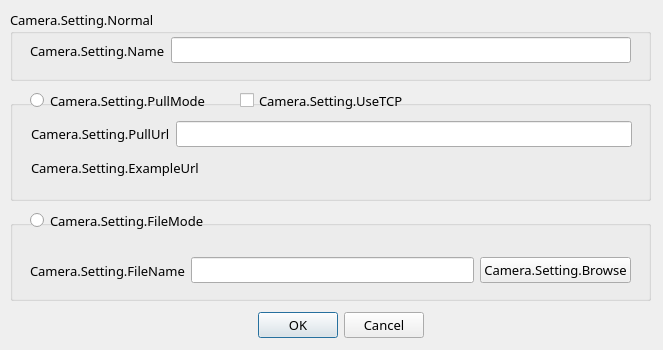
<?xml version="1.0" encoding="UTF-8"?>
<ui version="4.0">
 <class>DlgPush</class>
 <widget class="QDialog" name="DlgPush">
  <property name="windowModality">
   <enum>Qt::WindowModal</enum>
  </property>
  <property name="geometry">
   <rect>
    <x>0</x>
    <y>0</y>
    <width>663</width>
    <height>350</height>
   </rect>
  </property>
  <property name="font">
   <font>
    <family>新宋体</family>
    <pointsize>10</pointsize>
   </font>
  </property>
  <property name="windowTitle">
   <string>Camera.Setting.Title</string>
  </property>
  <property name="sizeGripEnabled">
   <bool>false</bool>
  </property>
  <property name="modal">
   <bool>false</bool>
  </property>
  <widget class="QDialogButtonBox" name="buttonBox">
   <property name="geometry">
    <rect>
     <x>250</x>
     <y>310</y>
     <width>181</width>
     <height>31</height>
    </rect>
   </property>
   <property name="layoutDirection">
    <enum>Qt::LeftToRight</enum>
   </property>
   <property name="orientation">
    <enum>Qt::Horizontal</enum>
   </property>
   <property name="standardButtons">
    <set>QDialogButtonBox::Cancel|QDialogButtonBox::Ok</set>
   </property>
   <property name="centerButtons">
    <bool>true</bool>
   </property>
  </widget>
  <widget class="QGroupBox" name="groupBox">
   <property name="geometry">
    <rect>
     <x>10</x>
     <y>10</y>
     <width>641</width>
     <height>71</height>
    </rect>
   </property>
   <property name="title">
    <string>Camera.Setting.Normal</string>
   </property>
   <widget class="QWidget" name="">
    <property name="geometry">
     <rect>
      <x>20</x>
      <y>20</y>
      <width>601</width>
      <height>41</height>
     </rect>
    </property>
    <layout class="QHBoxLayout" name="horizontalLayout_3">
     <item>
      <widget class="QLabel" name="label">
       <property name="text">
        <string>Camera.Setting.Name</string>
       </property>
      </widget>
     </item>
     <item>
      <widget class="QLineEdit" name="cameraName"/>
     </item>
    </layout>
   </widget>
  </widget>
  <widget class="QGroupBox" name="groupBox_2">
   <property name="geometry">
    <rect>
     <x>10</x>
     <y>100</y>
     <width>641</width>
     <height>101</height>
    </rect>
   </property>
   <property name="title">
    <string/>
   </property>
   <property name="flat">
    <bool>false</bool>
   </property>
   <property name="checkable">
    <bool>false</bool>
   </property>
   <widget class="QWidget" name="">
    <property name="geometry">
     <rect>
      <x>21</x>
      <y>21</y>
      <width>601</width>
      <height>61</height>
     </rect>
    </property>
    <layout class="QVBoxLayout" name="verticalLayout">
     <item>
      <layout class="QHBoxLayout" name="horizontalLayout_2">
       <item>
        <widget class="QLabel" name="label_2">
         <property name="text">
          <string>Camera.Setting.PullUrl</string>
         </property>
        </widget>
       </item>
       <item>
        <widget class="QLineEdit" name="streamUrl"/>
       </item>
      </layout>
     </item>
     <item>
      <widget class="QLabel" name="label_5">
       <property name="text">
        <string>Camera.Setting.ExampleUrl</string>
       </property>
       <property name="alignment">
        <set>Qt::AlignJustify|Qt::AlignVCenter</set>
       </property>
      </widget>
     </item>
    </layout>
   </widget>
  </widget>
  <widget class="QRadioButton" name="streamMode">
   <property name="geometry">
    <rect>
     <x>30</x>
     <y>90</y>
     <width>181</width>
     <height>21</height>
    </rect>
   </property>
   <property name="inputMethodHints">
    <set>Qt::ImhNone</set>
   </property>
   <property name="text">
    <string>Camera.Setting.PullMode</string>
   </property>
  </widget>
  <widget class="QCheckBox" name="useTCP">
   <property name="geometry">
    <rect>
     <x>240</x>
     <y>90</y>
     <width>201</width>
     <height>21</height>
    </rect>
   </property>
   <property name="text">
    <string>Camera.Setting.UseTCP</string>
   </property>
  </widget>
  <widget class="QRadioButton" name="fileMode">
   <property name="geometry">
    <rect>
     <x>30</x>
     <y>210</y>
     <width>201</width>
     <height>21</height>
    </rect>
   </property>
   <property name="text">
    <string>Camera.Setting.FileMode</string>
   </property>
  </widget>
  <widget class="QGroupBox" name="groupBox_3">
   <property name="geometry">
    <rect>
     <x>10</x>
     <y>220</y>
     <width>641</width>
     <height>81</height>
    </rect>
   </property>
   <property name="title">
    <string/>
   </property>
   <widget class="QWidget" name="">
    <property name="geometry">
     <rect>
      <x>20</x>
      <y>30</y>
      <width>601</width>
      <height>41</height>
     </rect>
    </property>
    <layout class="QHBoxLayout" name="horizontalLayout">
     <item>
      <widget class="QLabel" name="mp4FileName">
       <property name="text">
        <string>Camera.Setting.FileName</string>
       </property>
      </widget>
     </item>
     <item>
      <widget class="QLineEdit" name="mp4FilePath"/>
     </item>
     <item>
      <widget class="QPushButton" name="btnChoose">
       <property name="text">
        <string>Camera.Setting.Browse</string>
       </property>
      </widget>
     </item>
    </layout>
   </widget>
  </widget>
  <zorder>buttonBox</zorder>
  <zorder>groupBox</zorder>
  <zorder>groupBox_2</zorder>
  <zorder>groupBox_3</zorder>
  <zorder>streamMode</zorder>
  <zorder>useTCP</zorder>
  <zorder>fileMode</zorder>
 </widget>
 <resources/>
 <connections>
  <connection>
   <sender>buttonBox</sender>
   <signal>accepted()</signal>
   <receiver>DlgPush</receiver>
   <slot>accept()</slot>
   <hints>
    <hint type="sourcelabel">
     <x>248</x>
     <y>254</y>
    </hint>
    <hint type="destinationlabel">
     <x>157</x>
     <y>274</y>
    </hint>
   </hints>
  </connection>
  <connection>
   <sender>buttonBox</sender>
   <signal>rejected()</signal>
   <receiver>DlgPush</receiver>
   <slot>reject()</slot>
   <hints>
    <hint type="sourcelabel">
     <x>316</x>
     <y>260</y>
    </hint>
    <hint type="destinationlabel">
     <x>286</x>
     <y>274</y>
    </hint>
   </hints>
  </connection>
 </connections>
</ui>
